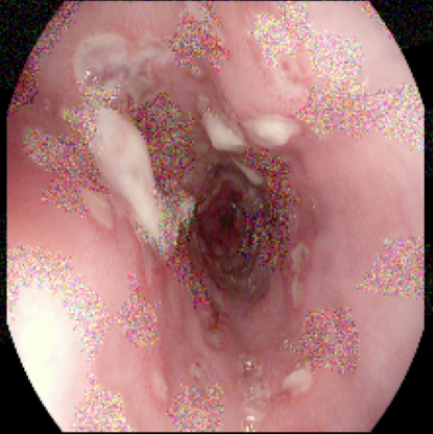
#> input picture analysis/image.png, 433 x 434 px, found by its file name
$ python findimg.py
#> lines starting #> are read from the running program, lines starting #| are printed output that depends on the picture
#> in find_similar_images, target_img is the input picture: shape (434, 433, 3); mean B, G, R 122, 123.4, 169.3
import os
import cv2
import numpy as np
import pandas as pd

def image_to_thumbnail(img_bgr: np.ndarray, side: int = 32) -> np.ndarray:
    """Converti in scala di grigi in [0, 1] e crea una miniatura side x side."""
#> called with side = 32
    # Converti BGR a RGB
    img_rgb = cv2.cvtColor(img_bgr, cv2.COLOR_BGR2RGB)
    gray = img_rgb.astype(np.float32).mean(-1) / 255.0
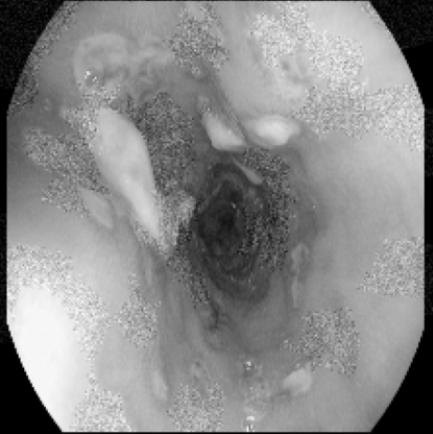
#> gray: shape (434, 433) float32; min 0, max 0.986, mean 0.542
    k = gray.shape[0] // side
#> k = 13
    if k < 1:
        gray = cv2.resize(gray, (side, side))
        return gray.ravel()
    return gray[: k * side, : k * side].reshape(side, k, side, k).mean((1, 3)).ravel()

def green_box_fraction(img_bgr: np.ndarray, corner: float = 0.35) -> float:
    """Quota di pixel verde brillante nell'angolo in basso a sinistra (ScopeGuide)."""
    img_rgb = cv2.cvtColor(img_bgr, cv2.COLOR_BGR2RGB)
    h, w = img_rgb.shape[:2]
    patch = img_rgb[int(h * (1 - corner)):, :int(w * corner)].astype(np.int16)
    r, g, b = patch[..., 0], patch[..., 1], patch[..., 2]
    green = (g > 90) & (g > r + 40) & (g > b + 40)
    return float(green.mean())

def clarity(img_bgr: np.ndarray) -> dict:
    """Luminosità, saturazione e nitidezza (varianza del Laplaciano) al centro."""
    img_rgb = cv2.cvtColor(img_bgr, cv2.COLOR_BGR2RGB)
    gray = img_rgb.astype(np.float32).mean(-1) / 255.0
    h, w = gray.shape
    centre = gray[h // 6: -h // 6, w // 6: -w // 6]
    lap = (-4 * centre[1:-1, 1:-1] + centre[:-2, 1:-1] + centre[2:, 1:-1]
           + centre[1:-1, :-2] + centre[1:-1, 2:])
    return {
        "brightness": float(centre.mean()),
        "saturated": float((img_rgb.max(-1) >= 250).mean()),
        "sharpness": float(lap.var())
    }

def find_similar_images(target_path: str, dataset_dir: str, match_tol: float = 0.01):
    # Carica immagine target
    target_img = cv2.imread(target_path)
    if target_img is None:
        raise ValueError(f"Impossibile caricare l'immagine: {target_path}")

    target_thumb = image_to_thumbnail(target_img)
#> target_thumb = 1024 values, max 0.967 at index 866, min 0 at index 864, mean 0.56

    results = []
#> (the run stopped early here; a loop or call above may not have finished)
